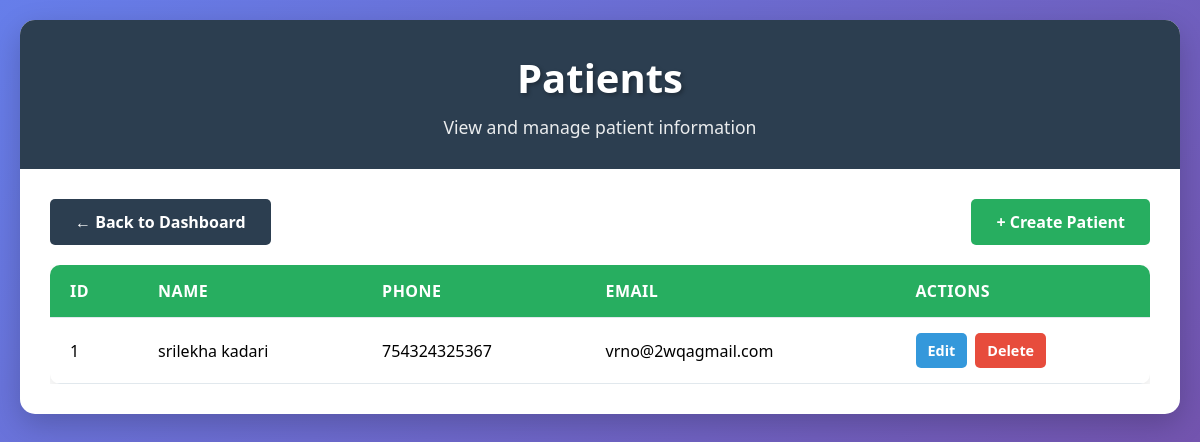
The app's page /patients/ with its own data.
### patients/models.py (models this page shows, shortened)
class patient(models.Model):
 name = models.CharField(max_length=200,null=True,blank=True)
 phone = models.CharField(max_length=20,null=True,blank=True)
 email = models.EmailField(max_length=20,null=True,blank=True)

### patients/views.py (the view)
# urls.py: path('', patient_list, name='patient_list'),
def patient_list(request):
      patients = patient.objects.all()
      return render(request, 'list.html',  {'patients': patients})

### patients/templates/list.html (shortened to what this page needs)
<!DOCTYPE html>
<html lang="en">
<head>
</head>
<body>
    <div class="container">
        <div class="header">
            <h1>Patients</h1>
            <p>View and manage patient information</p>
        </div>
        <div class="content">
            <div class="top-row">
                <a href="/dashboard/" class="back-btn">← Back to Dashboard</a>
                <a href="{% url 'patient_create' %}" class="create-btn">+ Create Patient</a>
            </div>
            <div class="table-container">
                {% if patients %}
                <table>
                    <thead>
                        <tr>
                            <th>ID</th>
                            <th>Name</th>
                            <th>Phone</th>
                            <th>Email</th>
                            <th>Actions</th>
                        </tr>
                    </thead>
                    <tbody>
                        {% for patient in patients %}
                        <tr>
                            <td>{{ patient.id }}</td>
                            <td>{{ patient.name }}</td>
                            <td>{{ patient.phone }}</td>
                            <td>{{ patient.email }}</td>
                            <td>
                                <div class="action-buttons">
                                    <a href="{% url 'patient_edit' patient_id=patient.id %}" class="btn-edit">Edit</a>
                                    <a href="{% url 'patient_delete' patient_id=patient.id %}" class="btn-delete">Delete</a>
                                </div>
                            </td>
                        </tr>
                        {% endfor %}
                    </tbody>
                </table>
                {% else %}
                <div class="no-patients">
                    <div class="icon">👥</div>
                    <p>No patients found</p>
                </div>
                {% endif %}
            </div>
        </div>
    </div>
</body>
</html>

### patients/templates/list.html (style rules this page uses)
* { margin: 0; padding: 0; box-sizing: border-box; }
body { font-family: 'Segoe UI', Tahoma, Geneva, Verdana, sans-serif; background: linear-gradient(135deg, #667eea 0%, #764ba2 100%); min-height: 100vh; padding: 20px; }
.container { max-width: 1200px; margin: 0 auto; background: white; border-radius: 15px; box-shadow: 0 10px 30px rgba(0, 0, 0, 0.2); overflow: hidden; }
.header { background: #2c3e50; color: white; padding: 30px; text-align: center; }
.header h1 { font-size: 2.5rem; margin-bottom: 10px; text-shadow: 2px 2px 4px rgba(0, 0, 0, 0.3); }
.header p { font-size: 1.1rem; opacity: 0.9; }
.content { padding: 30px; }
.table-container { overflow-x: auto; margin-top: 20px; }
table { width: 100%; border-collapse: collapse; background: white; border-radius: 10px; overflow: hidden; box-shadow: 0 5px 15px rgba(0, 0, 0, 0.1); }
thead { background: #27ae60; color: white; }
th, td { padding: 15px 20px; text-align: left; border-bottom: 1px solid #e1e8ed; }
th { font-weight: 600; font-size: 1rem; text-transform: uppercase; letter-spacing: 0.5px; }
tbody tr { transition: background-color 0.3s ease; }
.top-row { display: flex; flex-wrap: wrap; justify-content: space-between; gap: 10px; align-items: center; margin-bottom: 20px; }
.back-btn, .create-btn { display: inline-block; padding: 12px 25px; color: white; text-decoration: none; border-radius: 5px; font-weight: 600; transition: background 0.3s; }
.back-btn { background: #2c3e50; }
.create-btn { background: #27ae60; }
.action-buttons { display: flex; gap: 8px; }
.btn-edit, .btn-delete { padding: 8px 12px; border: none; border-radius: 5px; cursor: pointer; font-size: 0.9rem; font-weight: 600; text-decoration: none; display: inline-block; transition: all 0.3s; }
.btn-edit { background: #3498db; color: white; }
.btn-delete { background: #e74c3c; color: white; }

### records on screen
patient: id "1", name "srilekha kadari", phone "754324325367", email "vrno@2wqagmail.com"
